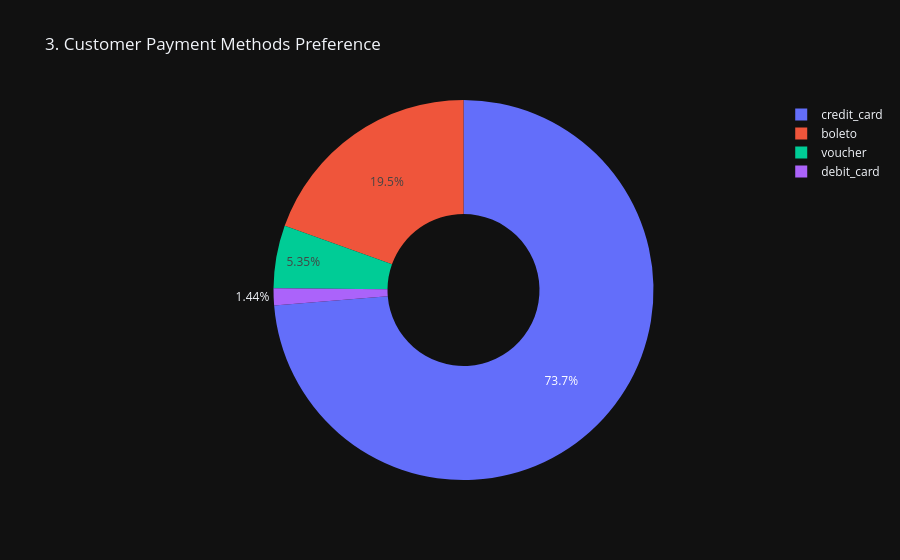

Source (notebook cell):
### Code cell
layout_style = 'plotly_dark'

if 'payment_type' in df_clean.columns:
    pay_dist = df_clean['payment_type'].value_counts().reset_index()
    pay_dist.columns = ['payment_type', 'count']
    fig3 = px.pie(pay_dist, names='payment_type', values='count', hole=0.4,
                  title='3. Customer Payment Methods Preference')
    fig3.update_layout(template=layout_style)
    fig3.show()

### Figure 1 — Plotly figure (JSON) as saved in the notebook; plotly's stock layout.template omitted (floating-point values rounded to 4 significant figures)
{"data": [{"domain": {"x": [0, 1], "y": [0, 1]}, "hole": 0.4, "hovertemplate": "payment_type=%{label}<br>count=%{value}<extra></extra>", "labels": ["credit_card", "boleto", "voucher", "debit_card"], "legendgroup": "", "name": "", "showlegend": true, "type": "pie", "values": [84437, 22350, 6129, 1646]}], "layout": {"legend": {"tracegroupgap": 0}, "title": {"text": "3. Customer Payment Methods Preference"}}}
